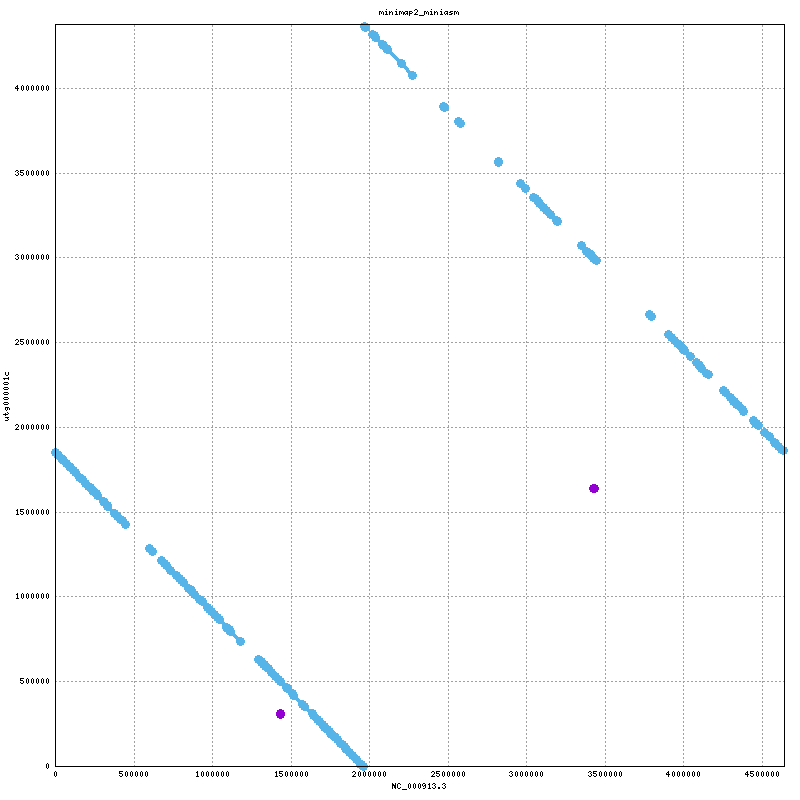

gnuplot code for this plot:
set terminal png tiny size 800,800
set output "/mnt/nexenta/lanno001/nobackup/int_ab_20180220/analyses/mummer/images/minimap2_miniasm.png"
set title "minimap2_miniasm"
set size 1,1
set grid
unset key
set border 15
set tics scale 0
set xlabel "NC_000913.3"
set ylabel "utg000001c"
set format "%.0f"
set mouse format "%.0f"
set mouse mouseformat "[%.0f, %.0f]"
if(GPVAL_VERSION < 5) { set mouse clipboardformat "[%.0f, %.0f]" }
set xrange [1:4641652]
set yrange [1:4375901]
set style line 1  lt 1 lw 3 pt 6 ps 1
set style line 2  lt 3 lw 3 pt 6 ps 1
set style line 3  lt 2 lw 3 pt 6 ps 1
plot \
 "/mnt/nexenta/lanno001/nobackup/int_ab_20180220/analyses/mummer/images/minimap2_miniasm.fplot" title "FWD" w lp ls 1, \
 "/mnt/nexenta/lanno001/nobackup/int_ab_20180220/analyses/mummer/images/minimap2_miniasm.rplot" title "REV" w lp ls 2
